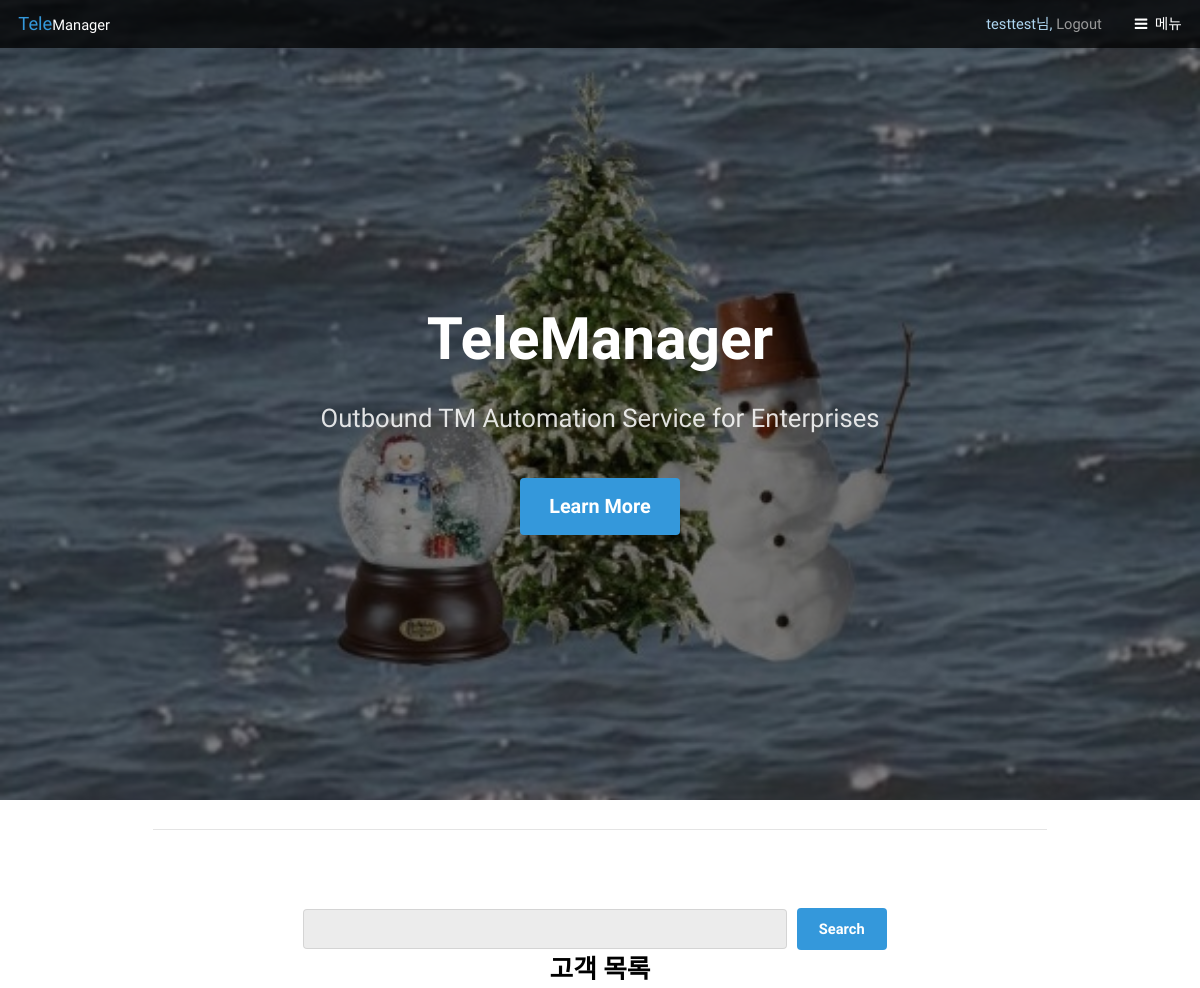
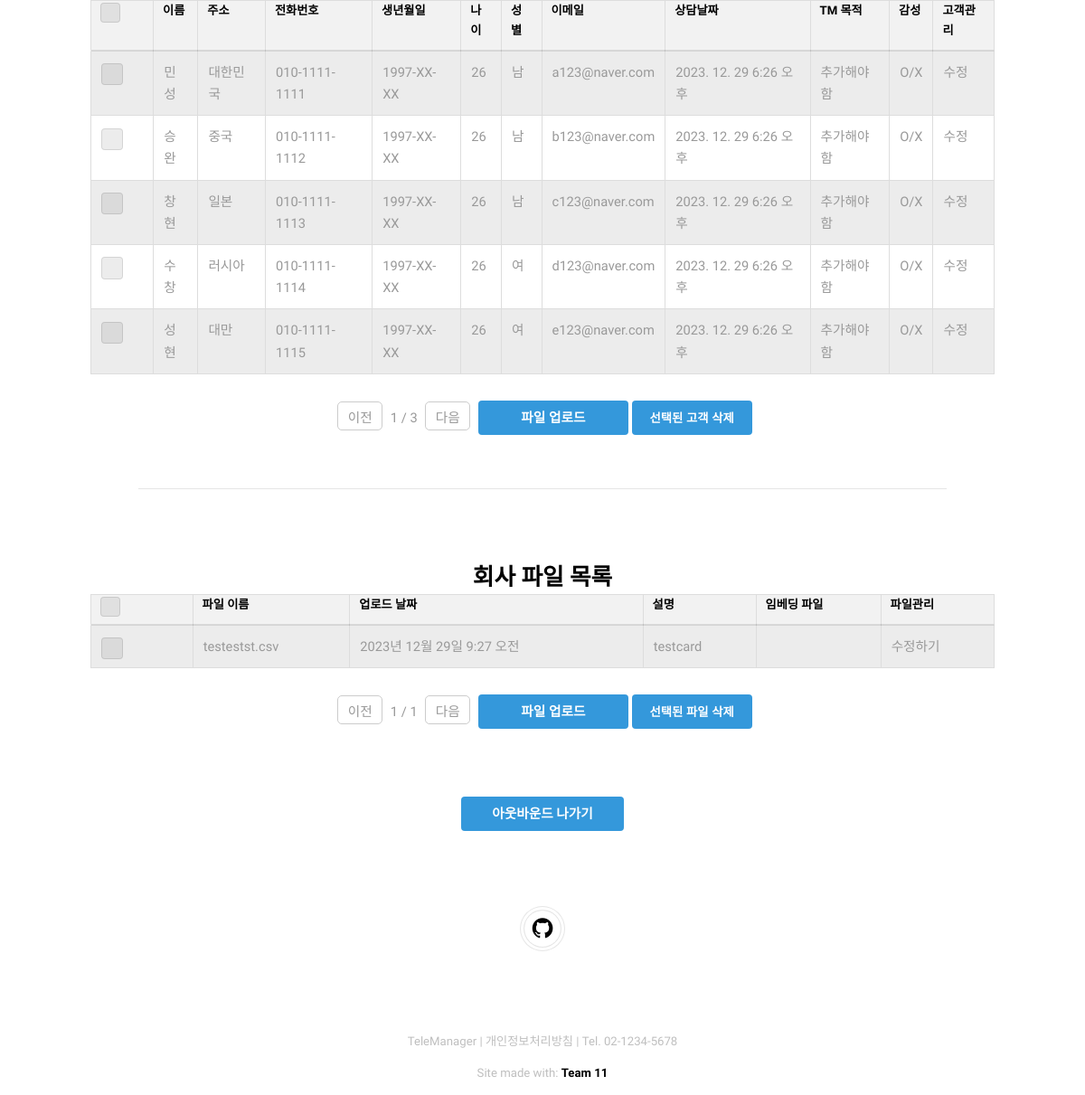
/client/ (signed in), run on the app's committed database (2 pictures, top to bottom).
### client/models.py (models this page shows)
class Client(models.Model):
	user = models.ForeignKey(settings.AUTH_USER_MODEL, on_delete=models.CASCADE, null=True)
	name = models.CharField(max_length=30)                               # 고객 이름 저장
	location = models.CharField(max_length=140, null=True, blank=True)   # 고객 주소 저장
	number = models.CharField(max_length=20, null=True, blank=True)      # 고객 전화번호 저장
	birth_date = models.CharField(max_length=10, null=True, blank=True)  # YYYY-MM_DD 형식
	tm_date = models.DateTimeField(null=True, blank = True)              # TM 날짜 저장
	age = models.IntegerField(null= True, blank=True)                    # 고객 나이 저장
	gender = models.CharField(max_length=10, choices=[('Male', 'Male'), ('Female', 'Female')], null=True, blank=True)  # (실제 값, 보여지는 값)
	email = models.EmailField(max_length=254, null=True, blank=True)     # 고객 이메일 저장

### account/models.py (models this page shows, shortened)
class CompanyFile(models.Model):
    user = models.ForeignKey(User, on_delete=models.CASCADE)
    description = models.TextField(blank=True)
    upload_date = models.DateTimeField(auto_now_add=True)
    file = models.FileField(upload_to='company_data_files/')
    embedding_file = models.FileField(upload_to='embedding_files/', blank=True, null=True)

### client/views.py (the view, shortened to what this page needs)
# urls.py: path('', ClientListView.as_view(), name = 'list'),
class ClientListView(LoginRequiredMixin, ListView):
    model = Client
    template_name = 'client/client_list.html'
    def get_context_data(self, **kwargs): # 2
        context = super().get_context_data(**kwargs)  # 컨텍스트 데이터 가져옴
        client_list = Client.objects.filter(user = self.request.user)
        file_list = CompanyFile.objects.filter(user = self.request.user)
        search_key = self.request.GET.get("keyword", "")
        print(search_key)
        if search_key:
            print(search_key)
            client_list = Client.objects.filter(user = self.request.user, name__icontains=search_key)
        client_paginator = Paginator(client_list, 5)
        file_paginator = Paginator(file_list, 5)
        client_page_number = self.request.GET.get('client_page')
        file_page_number = self.request.GET.get('file_page')
        client_obj = client_paginator.get_page(client_page_number)
        file_obj = file_paginator.get_page(file_page_number)
        context['tmgoal'] = self.request.session.get('tmgoal', None)
        context['client_obj'] = client_obj
        context['file_obj'] = file_obj
        context['q'] = search_key
        return context
    def get_queryset(self):
        user = self.request.user
        print(f"Current User ID: {user.id}")
        queryset = Client.objects.filter(user=self.request.user).order_by('-tm_date')  # '-tm_date'는 내림차순 정렬을 의미
        print(f"Queryset length: {queryset.count()}")
        return queryset

### client/templates/client/client_list.html (shortened to what this page needs)
{% extends 'base.html' %}
{% load static %}
{% block content %}
<div id="main" class="container">
    <hr>
    <br><br>
    <form action="" method="get" class="custom-search" >
        <input type="text" name="keyword" value="{{q|default:''}}" >
        <input type="submit" value="Search" >
    </form>
<h3 id='customer' class="margin-form-container">고객 목록</h3>
<div style="display: flex; justify-content: center;" class="table-container">
    <form method="post" action="{% url 'client:delete_selected' %}" id='client_form'>
        <table border="1">
            <thead>
                <tr>
                    <th><div><input type="checkbox" id="select-all"><label for="select-all"></label></div></th>
                    <th>이름</th>
                    <th>주소</th>
                    <th>전화번호</th>
                    <th>생년월일</th>
                    <th>나이</th>
                    <th>성별</th>
                    <th>이메일</th>
                    <th>상담날짜</th>
                    <th>TM 목적</th>
                    <th>감성</th>
                    <th>고객관리</th>
                </tr>
            </thead>
            <tbody>
                {% for client in client_obj %}
                    <tr>
                        <td>
                            <div>
                            </div>
                        </td>
                        <td>{{ client.name }}</td>
                        <td>{{ client.location }}</td>
                        <td>{{ client.number }}</td>
                        <td>{{ client.birth_date }}</td>
                        <td>{{ client.age }}</td>
                        <td>{{ client.gender }}</td>
                        <td>{{ client.email }}</td>
                        <td>{{ client.tm_date|date:"Y. m. d P" }}</td>
                        <td>추가해야함</td>
                        <td>O/X</td>
                        <td>
                            <a href="{% url 'client:edit_client' client.id %}">수정</a>
                        </td>
                    </tr>
                {% endfor %}
            </tbody>
        </table>
        <div style="display: flex; justify-content: center;">
            <span class="page-links">
                {% if client_obj.has_previous %}
                    <a href="?client_page={{ client_obj.previous_page_number }}" class="pagination">이전</a>
                {% else %}
                    <a href="?client_page={{ client_obj.paginator.num_pages }}" class="pagination">이전</a>
                {% endif %}
                <span class="page-current">
                    {{ client_obj.number }} / {{ client_obj.paginator.num_pages }}
                </span>
                {% if client_obj.has_next %}
                    <a href="?client_page={{ client_obj.next_page_number }}" class="pagination">다음</a>
                {% else %}
                    <a href="?client_page={{ 1 }}" class="pagination">다음</a>
                {% endif %}
                <a href="{% url 'client:upload' %}" class="my-button-link">파일 업로드</a>
                <button type="submit">선택된 고객 삭제</button>
            </span>
        </div>
    </form>
</div>
<hr>
<br>
<br>
<h3 id='filelist'>회사 파일 목록</h3>
<div style="display: flex; justify-content: center;" class="table-file">
    <form method="post" action="{% url 'account:delete_selected' %}" id='file_form'>
        <table border="1">
            <thead>
                <tr>
                    <th><div><input type="checkbox" id="select-all2"><label for="select-all2"></label></div></th>
                    <th>파일 이름</th>
                    <th>업로드 날짜</th>
                    <th>설명</th>
                    <th>임베딩 파일</th>
                    <th>파일관리</th>
                </tr>
            </thead>
            <tbody>
                {% for file in file_obj %}
                    <tr>
                        <td>
                            <div>
                            </div>
                        </td>
                        <td>{{ file.file.name|cut:"_"|slice:"1:" }}</td>
                        <td>{{ file.upload_date }}</td>
                        <td>{{ file.description }}</td>
                        <td>{{ file.embedding_file }} </td>
                        <td>
                            <a href="{% url 'account:edit_file' file.id %}">수정하기</a>
                        </td>
                    </tr>
                {% endfor %}
            </tbody>
        </table>
        <div style="display: flex; justify-content: center;">
            <span class="page-links">
                {% if file_obj.has_previous %}
                    <a href="?file_page={{ file_obj.previous_page_number }}" class="pagination">이전</a>
                {% else %}
                    <a href="?file_page={{ file_obj.paginator.num_pages }}" class="pagination">이전</a>
                {% endif %}
                <span class="page-current">
                    {{ file_obj.number }} / {{ file_obj.paginator.num_pages }}
                </span>
                {% if file_obj.has_next %}
                    <a href="?file_page={{ file_obj.next_page_number }}" class="pagination">다음</a>
                {% else %}
                    <a href="?file_page={{ 1 }}" class="pagination">다음</a>
                {% endif %}
                <a href="{% url 'account:file_upload' %}" class="my-button-link">파일 업로드</a>
                <button type="submit">선택된 파일 삭제</button>
            </span>
        </div>
        <br><br>
        </form>
    <br><br>
</div>
<div style="display: flex; justify-content: center;">
    <a href="{% url 'client:selected_items' %}" id="OutboundButton" class="my-button-link" style="width: 180px;">아웃바운드 나가기</a>
</div>
{% endblock %}

### templates/base.html (shortened to what this page needs)
<!DOCTYPE HTML>
<html lang="ko">
<head>
    {% load static %}
    <link rel="stylesheet" href="{% static 'css/main.css' %}">
</head>
<body>
    <header id="header" class="alt">
        <div class="logo">
            <a href="/">Tele<span>Manager</span></a>
        </div>
        {% if not user.is_authenticated %}
        <span class="header-text">
            <a href="/account/">Login</a>
        </span>
        {% else %}
        <span class="header-text">
            {{user}}님,
            <span class ="logout-form" method="post" action="{% url 'account:logout' %}">
                <a type="submit">Logout</a>
            </span>
            </span>
        {% endif %}
        <a href="#menu">메뉴</a>
    </header>
    <section id="banner">
        <div class="inner">
            <header>
                <h1>TeleManager</h1>
                <p>Outbound TM Automation Service for Enterprises</p>
            </header>
            <a href="#main" class="button big scrolly">Learn More</a>
        </div>
    </section>
    {% block content %}{% endblock %}
    <footer id="footer">
        <div class="copyright">
            <ul class="icons">
                <li><a href="https://github.com/TeleManager" class="icon fa-github"><span class="label">Github</span></a></li>
            </ul>
        </div>
    </footer><div class="copyright">
        TeleManager | 개인정보처리방침 | Tel. 02-1234-5678
    </div>
    <div class="copyright">
        Site made with: <a href="#">Team 11</a>
    </div>
</body>
</html>

### client/templates/client/client_list.html (style rules this page uses)
.my-button-link { display: inline-block; padding: 10px 30px; text-decoration: none; white-space: nowrap; line-height: 18px; width: 166px; height: 38px; vertical-align: middle; margin-top: -3px; }
.pagination { display: inline-block; width: 50px; height: 32px; text-align: center; margin: 0 5px; padding: 5px 0; border: 1px solid #ccc; border-radius: 5px; }
.table-container, .table-file { display: flex; justify-content: center; width: 100%; }
table { border-collapse: collapse; width: 1000px; }
th, td { border: 1px solid #ddd; padding: 8px; text-align: left; }
th { background-color: #f2f2f2; }
#customer, #filelist { display: flex; justify-content: center; align-items: center; margin: 0; }

### data on the page
Client: name "민성", location "대한민국", number "010-1111-1111", birth_date "1997-XX-XX", age "26", gender "남", email "a123@naver.com", tm_date "2023. 12. 29 6:26 오후"
Client: name "승완", location "중국", number "010-1111-1112", birth_date "1997-XX-XX", age "26", gender "남", email "b123@naver.com", tm_date "2023. 12. 29 6:26 오후"
Client: name "창현", location "일본", number "010-1111-1113", birth_date "1997-XX-XX", age "26", gender "남", email "c123@naver.com", tm_date "2023. 12. 29 6:26 오후"
Client: name "수창", location "러시아", number "010-1111-1114", birth_date "1997-XX-XX", age "26", gender "여", email "d123@naver.com", tm_date "2023. 12. 29 6:26 오후"
Client: name "성현", location "대만", number "010-1111-1115", birth_date "1997-XX-XX", age "26", gender "여", email "e123@naver.com", tm_date "2023. 12. 29 6:26 오후"
CompanyFile: file.name "testestst.csv", upload_date "2023년 12월 29일 9:27 오전", description "testcard"

### other printed values
{{ user }} "testtest"
{{ client_obj.number }} "1"
{{ client_obj.paginator.num_pages }} "3"
{{ file_obj.number }} "1"
{{ file_obj.paginator.num_pages }} "1"
